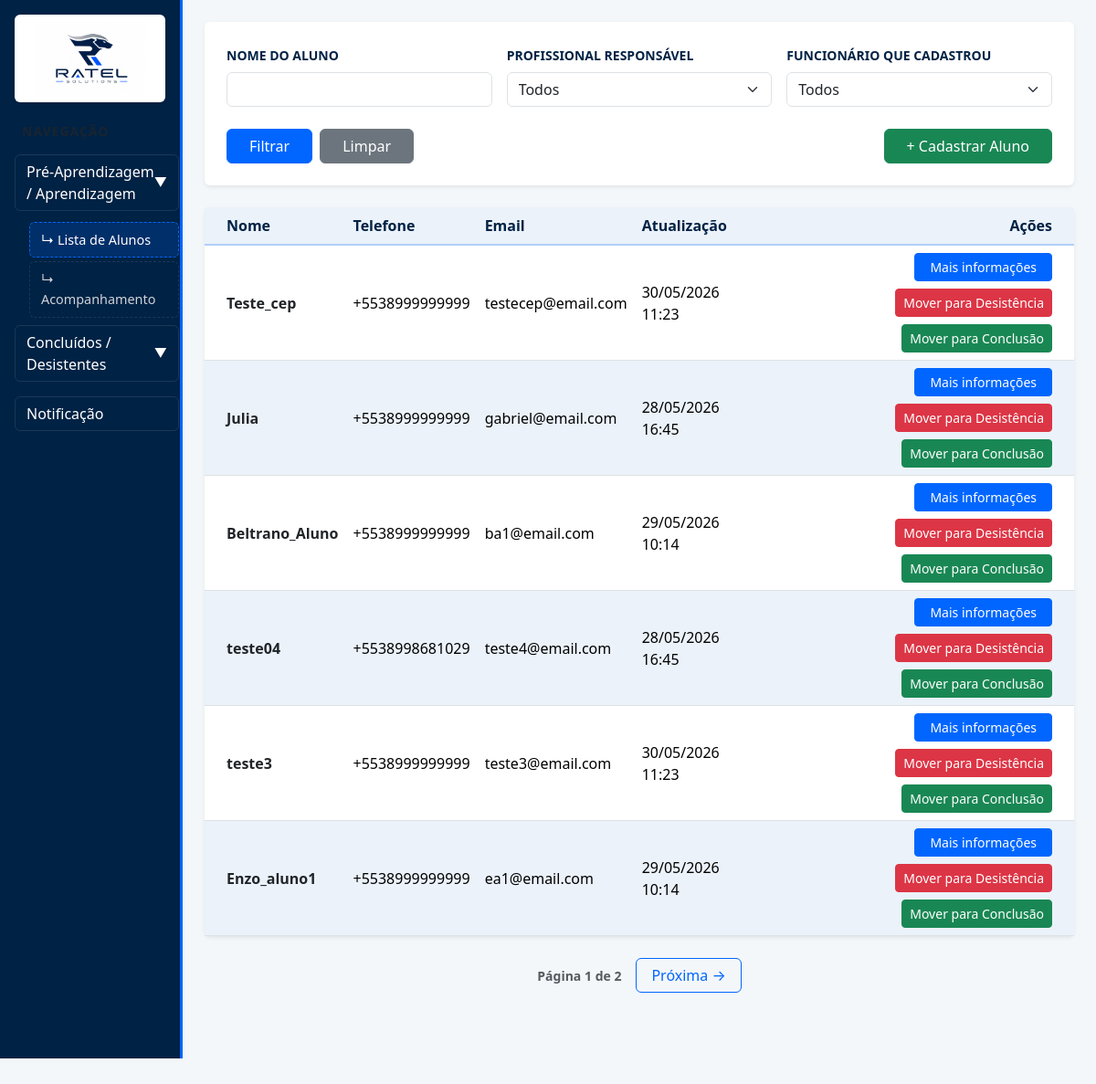
The page /dashboard/ (signed in) on the database its author committed.
### dashboard/models.py (models this page shows, shortened)
class Aluno(models.Model):
    nome = models.CharField(max_length=200)
    nome_social = models.CharField(max_length=200, blank=True, null=True)
    email = models.EmailField()
    nome_responsavel = models.CharField(max_length=100)
    telefone = models.CharField(max_length=100)
    telefone_responsavel = models.CharField(max_length=100)
    data_nascimento = models.DateTimeField()
    profissional_ref = models.ForeignKey(Pessoa, on_delete=models.DO_NOTHING, null=True)
    turno_estuda = models.ForeignKey(TurnoEstuda, on_delete=models.DO_NOTHING, null=True)
    aprendizagem = models.ForeignKey(Aprendizagem, on_delete=models.DO_NOTHING, null=True)
    escolaridade = models.ForeignKey(Escolaridade, on_delete=models.DO_NOTHING, null=True)
    entidade = models.ForeignKey(Entidade, on_delete=models.DO_NOTHING, null=True)
    curso = models.ForeignKey(Curso, on_delete=models.DO_NOTHING, null=True)
    turno_vaga = models.ForeignKey(TurnoVaga, on_delete=models.DO_NOTHING, null=True)
    tipo_formacao = models.ForeignKey(TipoFormacao, on_delete=models.DO_NOTHING, null=True)
    cadastrado_por = models.ForeignKey(Pessoa,on_delete=models.DO_NOTHING,related_name='alunos_cadastrados', null=True)
    cep = models.CharField(max_length=9,null=True)
    rua = models.CharField(max_length=255,null=True)
    numero = models.CharField(max_length=20,null=True)
    bairro = models.CharField(max_length=100,null=True)
    cidade = models.CharField(max_length=200)
    nome = models.CharField(max_length=200)
    nome_social = models.CharField(max_length=200, blank=True, null=True)
    email = models.EmailField()
    nome_responsavel = models.CharField(100)
    telefone = models.CharField(100, null=True)
    telefone_responsavel = models.CharField(100)
    data_nascimento = models.DateTimeField()
    profissional_ref = models.ForeignKey(Pessoa, on_delete=models.DO_NOTHING, null=True)
    turno_estuda = models.ForeignKey(TurnoEstuda, on_delete=models.DO_NOTHING, null=True)
    aprendizagem = models.ForeignKey(Aprendizagem, on_delete=models.DO_NOTHING, null=True)
    escolaridade = models.ForeignKey(Escolaridade, on_delete=models.DO_NOTHING, null=True)
    entidade = models.ForeignKey(Entidade, on_delete=models.DO_NOTHING, null=True)
    curso = models.ForeignKey(Curso, on_delete=models.DO_NOTHING, null=True)
    turno_vaga = models.ForeignKey(TurnoVaga, on_delete=models.DO_NOTHING, null=True)
    sexo = models.ForeignKey(Sexo, on_delete=models.DO_NOTHING, null=True)
    tipo_formacao = models.ForeignKey(TipoFormacao, on_delete=models.DO_NOTHING, null=True)
    cadastrado_por = models.ForeignKey(Pessoa,on_delete=models.DO_NOTHING,related_name='alunos_cadastrados', null=True)
    cep = models.CharField(max_length=9,null=True)
    rua = models.CharField(max_length=255,null=True)
    numero = models.CharField(max_length=20,null=True)
    bairro = models.CharField(max_length=100,null=True)
    cidade = models.CharField(max_length=100,null=True)
    estado = models.CharField(max_length=2,null=True)

### dashboard/views.py (the view, shortened to what this page needs)
# urls.py: path('', views.dashboard, name='dashboard'),
def dashboard(request):
    pessoa_id = request.session.get('pessoa_id')
    usuario = Pessoa.objects.get(id=pessoa_id)
    eh_professor = usuario.cargo.filter(
        nome='Professor').exists()
    eh_admin = usuario.cargo.filter(
        nome__in=[
        'Coordenador',
        'Diretor de centro de unidade de internação',
        'Diretor de unidade de acolhimento']).exists()
    if eh_professor and not eh_admin:
        lista_alunos = Aluno.objects.filter(
            cadastrado_por=usuario
        ).order_by('-id')
    else:
        lista_alunos = Aluno.objects.all().order_by('-id')
    nome = request.GET.get('nome')
    profissional = request.GET.get('profissional')
    cadastrado_por = request.GET.get('cadastrado_por')
    if nome:
            lista_alunos = lista_alunos.filter(
                nome__icontains=nome
        )
    if profissional:
        lista_alunos = lista_alunos.filter(
        profissional_ref__id=profissional
    )
    if eh_admin and cadastrado_por:
        lista_alunos = lista_alunos.filter(
            cadastrado_por__id=cadastrado_por
        )
    paginator = Paginator(lista_alunos, 6)
    page = request.GET.get('page')
    alunos = paginator.get_page(page)
    pessoas = []
    for pessoa in Pessoa.objects.all():
        cargos = list(
            pessoa.cargo.values_list(
                'nome',
                flat=True
            )
        )
        if cargos == ['Professor']:
            continue
        pessoas.append(pessoa)
    todas_pessoas = Pessoa.objects.all()
    turnos_estuda = TurnoEstuda.objects.all()
    turno_vaga = TurnoVaga.objects.all()
    aprendizagem = Aprendizagem.objects.all()
    escolaridade = Escolaridade.objects.all()
    entidade = Entidade.objects.all()
    curso = Curso.objects.all()
    tipo_formacao = TipoFormacao.objects.all()
    desistencia = Desistencia.objects.all()
    return render(
        request,
        'dashboard/dashboard.html',
        {
            'pessoas': pessoas,
            'alunos': alunos,
            'turnos_estuda': turnos_estuda,
            'turno_vaga': turno_vaga,
            'aprendizagem': aprendizagem,
            'escolaridade': escolaridade,
            'entidade': entidade,
            'curso': curso,
            'tipo_formacao': tipo_formacao,
            'eh_admin': eh_admin,
            'todas_pessoas': todas_pessoas,
            'desistencia': desistencia
        }
    )

### dashboard/templates/dashboard/dashboard.html (shortened to what this page needs)
{% extends 'base.html' %}
{% load static %}
{% block 'content' %}
<div class="container-fluid">
    <div class="row">
        {% include 'menu_lateral.html' %}
        <main class="col-md-10 p-4">
            <div class="container-fluid bg-white p-4 rounded shadow-sm mb-4">
                <form method="GET" class="row g-3">
                    <div class="col-md-4">
                        <label class="form-label text-ratel-title small text-uppercase"><strong>Nome do aluno</strong></label>
                        <input type="text" name="nome" class="form-control" value="{{ request.GET.nome }}">
                    </div>
                    <div class="col-md-4">
                        <label class="form-label text-ratel-title small text-uppercase"><strong>Profissional responsável</strong></label>
                        <select name="profissional" class="form-select">
                            <option value="">Todos</option>
                        </select>
                    </div>
                    {% if eh_admin %}
                    <div class="col-md-4">
                        <label class="form-label text-ratel-title small text-uppercase"><strong>Funcionário que cadastrou</strong></label>
                        <select name="cadastrado_por" class="form-select">
                            <option value="">Todos</option>
                        </select>
                    </div>
                    {% endif %}
                    <div class="col-12 d-flex justify-content-between align-items-end mt-4">
                        <div class="d-flex gap-2">
                            <button class="btn btn-primary px-4">Filtrar</button>
                            <a href="{% url 'dashboard' %}" class="btn btn-secondary px-4">Limpar</a>
                        </div>
                        <button type="button" class="btn btn-success px-4" data-bs-toggle="offcanvas" data-bs-target="#offcanvasNovoAluno" aria-controls="offcanvasNovoAluno">
                            + Cadastrar Aluno
                        </button>
                    </div>
                </form>
            </div>
            <div class="mt-4">
                <div class="card shadow-sm border-0">
                    <div class="card-body p-0">
                        <div class="table-responsive">
                            <table class="table table-ratel align-middle mb-0">
                                <thead>
                                    <tr class="table-ratel-header">
                                        <th class="ps-4">Nome</th>
                                        <th>Telefone</th>
                                        <th>Email</th>
                                        <th>Atualização</th>
                                        <th class="text-end pe-4">Ações</th>
                                    </tr>
                                </thead>
                                <tbody>
                                    {% for aluno in alunos %}
                                    <tr>
                                        <td class="ps-4 fw-semibold text-dark">{{ aluno.nome_social|default:aluno.nome }}</td>
                                        <td>{{ aluno.telefone|default:"--" }}</td>
                                        <td>{{ aluno.email }}</td>
                                        <td>
                                            {% if forloop.counter|divisibleby:3 %}29/05/2026 10:14{% elif forloop.counter|divisibleby:2 %}28/05/2026 16:45{% else %}30/05/2026 11:23{% endif %}
                                        </td>
                                        <td class="text-end pe-4">
                                            <div class="d-flex gap-2 justify-content-end flex-wrap">
                                                <button class="btn btn-primary btn-sm px-3" data-bs-toggle="offcanvas" data-bs-target="#offcanvasAluno{{ aluno.id }}" aria-controls="offcanvasAluno{{ aluno.id }}">
                                                    Mais informações
                                                </button>
                                                <button class="btn btn-danger btn-sm" data-bs-toggle="modal" data-bs-target="#modalDesistencia{{ aluno.id }}">
                                                    Mover para Desistência
                                                </button>
                                                <a href="#" class="btn btn-success btn-sm">Mover para Conclusão</a>
                                            </div>
                                        </td>
                                    </tr>
                                    {% empty %}
                                    <tr>
                                        <td colspan="5" class="text-center py-4 text-muted">Nenhum aluno cadastrado no momento.</td>
                                    </tr>
                                    {% endfor %}
                                </tbody>
                            </table>
                        </div>
                    </div>
                </div>
                <div class="d-flex justify-content-center align-items-center gap-3 mt-4 mb-5">
                    <span class="text-muted small fw-semibold">Página {{ alunos.number }} de {{ alunos.paginator.num_pages }}</span>
                    {% if alunos.has_next %}
                    <a href="?page={{ alunos.next_page_number }}" class="btn btn-outline-primary px-3">Próxima →</a>
                    {% endif %}
                </div>
            </div>
        </main>
    </div>
</div>
{% endblock %}

### dashboard/templates/dashboard/dashboard.html (style rules this page uses)
:root { --ratel-dark: #002244; --ratel-blue: #0066FF; --ratel-light-bg: #F4F7FA; --ratel-gray-text: #5A6A85; }
body { background-color: var(--ratel-light-bg); }
.btn-primary { background-color: var(--ratel-blue) !important; border-color: var(--ratel-blue) !important; }
.btn-outline-primary { color: var(--ratel-blue) !important; border-color: var(--ratel-blue) !important; }
.table-ratel-header th { background-color: #EBF2FA !important; color: var(--ratel-dark) !important; font-weight: 700; border-bottom: 2px solid #B0CFF7 !important; }
.table-ratel tbody tr:nth-of-type(odd) td { background-color: #ffffff !important; }
.table-ratel tbody tr:nth-of-type(even) td { background-color: #EBF2FA !important; }
.text-ratel-title { color: var(--ratel-dark); font-weight: 700; }

### rows shown on the page
Aluno: nome_social "Teste_cep", telefone "+5538999999999", email "testecep@email.com", shows "30/05/2026 11:23"
Aluno: nome_social "Julia", telefone "+5538999999999", email "gabriel@email.com", shows "28/05/2026 16:45"
Aluno: nome_social "Beltrano_Aluno", telefone "+5538999999999", email "ba1@email.com", shows "29/05/2026 10:14"
Aluno: nome_social "teste04", telefone "+5538998681029", email "teste4@email.com", shows "28/05/2026 16:45"
Aluno: nome_social "teste3", telefone "+5538999999999", email "teste3@email.com", shows "30/05/2026 11:23"
Aluno: nome_social "Enzo_aluno1", telefone "+5538999999999", email "ea1@email.com", shows "29/05/2026 10:14"

### other values the page prints
{{ alunos.number }} "1"
{{ alunos.paginator.num_pages }} "2"
